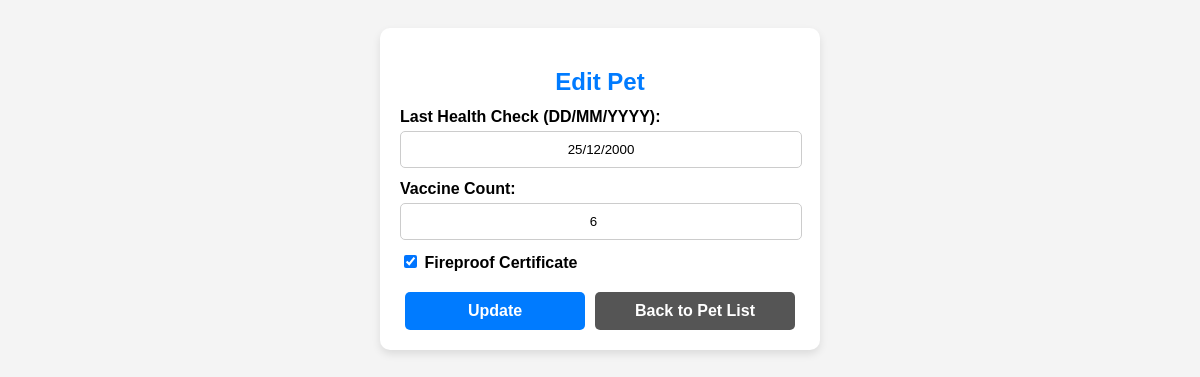
Screenshot of /edit_pet/1 with the database file from the repository.
### models.py (models this page shows)
class MagicPet(db.Model):
    id = db.Column(db.Integer, primary_key=True)
    pet_id = db.Column(db.String(8), unique=True, nullable=False)  # รหัสสัตว์เลี้ยง 8 หลัก
    pet_type = db.Column(db.String(20), nullable=False)  # ประเภทสัตว์ (นกฟินิกซ์, มังกร, นกฮูก)
    last_health_check = db.Column(db.String(10), nullable=False)  # วันที่ตรวจสุขภาพ
    vaccine_count = db.Column(db.Integer, nullable=False)  # จำนวนวัคซีน
    additional_info = db.Column(db.String(100))  # ข้อมูลเฉพาะประเภทสัตว์
    accepted = db.Column(db.Boolean, nullable=False)  # ระบุว่าสัตว์ถูกรับเข้าหรือไม่

### app.py (the view, shortened to what this page needs)
@app.route('/edit_pet/<int:pet_id>', methods=['GET', 'POST'])
def edit_pet(pet_id):
    pet = MagicPet.query.get_or_404(pet_id)
    return render_template('edit_pet.html', pet=pet)

### templates/edit_pet.html (shortened to what this page needs)
<!DOCTYPE html>
<html lang="en">
<head>
    <link rel="stylesheet" href="{{ url_for('static', filename='style.css') }}">
</head>
<body>
    <div class="container">
        <h2>Edit Pet</h2>
        <form method="post">
            <label>Last Health Check (DD/MM/YYYY):</label>
            <input type="text" name="last_health_check" value="{{ pet.last_health_check }}" required>
            <label>Vaccine Count:</label>
            <input type="number" name="vaccine_count" value="{{ pet.vaccine_count }}" required>
            {% if pet.pet_type == "Phoenix" %}
                <div class="checkbox-group">
                    <label>
                        <input type="checkbox" name="fireproof_cert" {% if "Yes" in pet.additional_info %}checked{% endif %}>
                        Fireproof Certificate
                    </label>
                </div>
            {% endif %}
            <div class="btn-group">
                <button type="submit" class="btn btn-blue">Update</button>
                <a href="{{ url_for('view_pets') }}" class="btn btn-gray btn-link">Back to Pet List</a>
            </div>
        </form>
    </div>
</body>
</html>

### static/style.css (style rules this page uses)
body { font-family: Arial, sans-serif; background-color: #f4f4f4; text-align: center; padding: 20px; }
.container { max-width: 400px; margin: auto; background: white; padding: 20px; border-radius: 10px; box-shadow: 0 4px 8px rgba(0, 0, 0, 0.1); }
h2 { color: #007BFF; margin-bottom: 10px; }
label { font-weight: bold; display: block; margin-top: 12px; text-align: left; }
input[type="text"], input[type="number"] { width: 95%; padding: 10px; margin: 5px auto; display: block; border: 1px solid #ccc; border-radius: 5px; text-align: center; }
.checkbox-group { text-align: left; margin-top: 10px; }
.btn-group { display: flex; justify-content: space-between; gap: 10px; margin-top: 20px; }
.btn-group { display: flex; justify-content: center; gap: 10px; margin-top: 20px; }
.btn { width: 45%; padding: 10px; text-align: center; font-size: 16px; font-weight: bold; border: none; border-radius: 5px; cursor: pointer; }
.btn-link { text-decoration: none; display: inline-block; }
.btn-blue { background: #007BFF; color: white; }
.btn-gray { background: #555; color: white; }

### rows the page displays
MagicPet: last_health_check "25/12/2000", vaccine_count "6", additional_info "☑"
